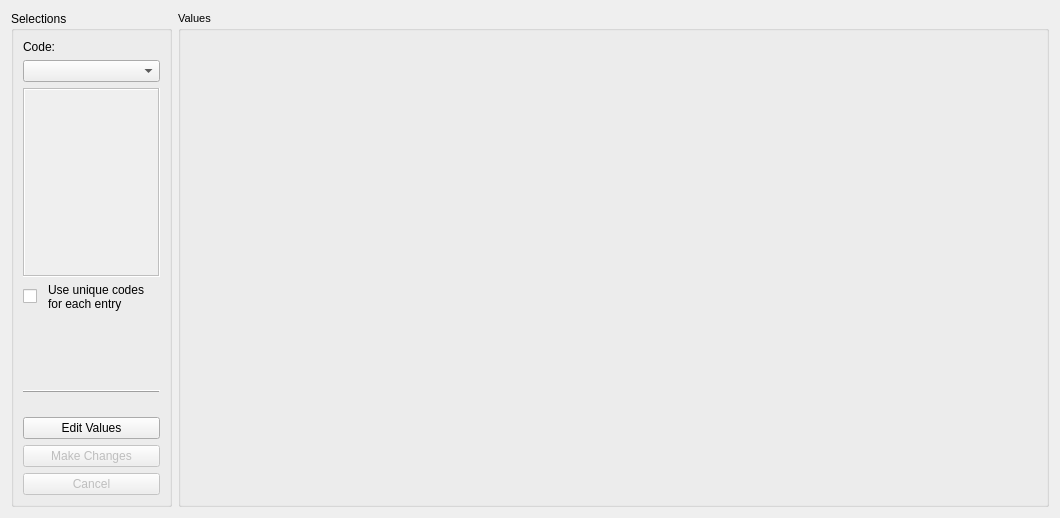
<?xml version="1.0" encoding="UTF-8"?>
<ui version="4.0">
 <class>Form</class>
 <widget class="QWidget" name="Form">
  <property name="geometry">
   <rect>
    <x>0</x>
    <y>0</y>
    <width>1060</width>
    <height>518</height>
   </rect>
  </property>
  <property name="windowTitle">
   <string>Form</string>
  </property>
  <layout class="QGridLayout" name="gridLayout_3">
   <item row="0" column="0">
    <widget class="QGroupBox" name="groupBox">
     <property name="minimumSize">
      <size>
       <width>161</width>
       <height>0</height>
      </size>
     </property>
     <property name="maximumSize">
      <size>
       <width>161</width>
       <height>16777215</height>
      </size>
     </property>
     <property name="title">
      <string>Selections</string>
     </property>
     <property name="flat">
      <bool>false</bool>
     </property>
     <layout class="QGridLayout" name="gridLayout">
      <item row="2" column="0" colspan="4">
       <widget class="QTextBrowser" name="exp_label">
        <property name="enabled">
         <bool>false</bool>
        </property>
        <property name="sizePolicy">
         <sizepolicy hsizetype="Expanding" vsizetype="Expanding">
          <horstretch>0</horstretch>
          <verstretch>0</verstretch>
         </sizepolicy>
        </property>
        <property name="frameShape">
         <enum>QFrame::Box</enum>
        </property>
       </widget>
      </item>
      <item row="11" column="0" colspan="4">
       <widget class="QPushButton" name="cancelButton">
        <property name="enabled">
         <bool>false</bool>
        </property>
        <property name="text">
         <string>Cancel</string>
        </property>
       </widget>
      </item>
      <item row="10" column="0" colspan="4">
       <widget class="QPushButton" name="changeButton">
        <property name="enabled">
         <bool>false</bool>
        </property>
        <property name="text">
         <string>Make Changes</string>
        </property>
       </widget>
      </item>
      <item row="1" column="0" colspan="4">
       <widget class="QComboBox" name="comboBox"/>
      </item>
      <item row="7" column="0" rowspan="2" colspan="4">
       <widget class="Line" name="line">
        <property name="frameShadow">
         <enum>QFrame::Raised</enum>
        </property>
        <property name="orientation">
         <enum>Qt::Horizontal</enum>
        </property>
       </widget>
      </item>
      <item row="0" column="0" colspan="3">
       <widget class="QLabel" name="label">
        <property name="text">
         <string>Code:</string>
        </property>
       </widget>
      </item>
      <item row="6" column="2">
       <widget class="QLabel" name="Image">
        <property name="text">
         <string/>
        </property>
       </widget>
      </item>
      <item row="8" column="1" colspan="2">
       <spacer name="verticalSpacer_4">
        <property name="orientation">
         <enum>Qt::Vertical</enum>
        </property>
        <property name="sizeHint" stdset="0">
         <size>
          <width>20</width>
          <height>40</height>
         </size>
        </property>
       </spacer>
      </item>
      <item row="9" column="0" colspan="4">
       <widget class="QPushButton" name="editButton">
        <property name="text">
         <string>Edit Values</string>
        </property>
       </widget>
      </item>
      <item row="4" column="0" colspan="2">
       <widget class="QCheckBox" name="checkBox">
        <property name="text">
         <string/>
        </property>
       </widget>
      </item>
      <item row="5" column="2">
       <widget class="QWidget" name="comboBox_uniquecodes" native="true">
        <property name="enabled">
         <bool>false</bool>
        </property>
        <property name="minimumSize">
         <size>
          <width>100</width>
          <height>30</height>
         </size>
        </property>
        <property name="layoutDirection">
         <enum>Qt::LeftToRight</enum>
        </property>
        <layout class="QGridLayout" name="gridLayout_17"/>
       </widget>
      </item>
      <item row="4" column="2">
       <widget class="QLabel" name="label_2">
        <property name="text">
         <string>Use unique codes
for each entry</string>
        </property>
       </widget>
      </item>
     </layout>
    </widget>
   </item>
   <item row="0" column="1">
    <layout class="QGridLayout" name="gridLayout_2">
     <item row="0" column="0">
      <widget class="QGroupBox" name="groupBox2">
       <property name="font">
        <font>
         <pointsize>8</pointsize>
         <weight>50</weight>
         <bold>false</bold>
        </font>
       </property>
       <property name="title">
        <string>Values</string>
       </property>
       <property name="flat">
        <bool>false</bool>
       </property>
       <property name="checkable">
        <bool>false</bool>
       </property>
      </widget>
     </item>
    </layout>
   </item>
  </layout>
 </widget>
 <resources/>
 <connections/>
</ui>
